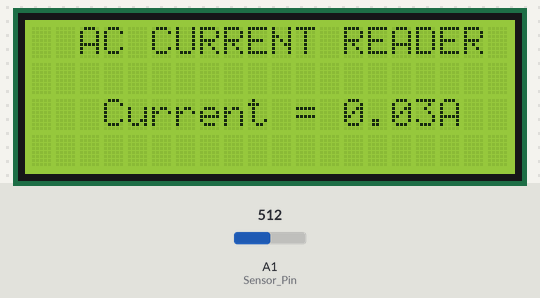
Simulated run of this sketch. Board: Arduino Uno, built with avr-gcc and run on an emulated ATmega328P. On the bench: 20×4 character LCD. The test bench sets the inputs (shaded band); at power-on: A1 (Sensor_Pin) = 512.

Above: at 1.2 s.
1.3 s: A1 (Sensor_Pin) set to 490
At 3.6 s:
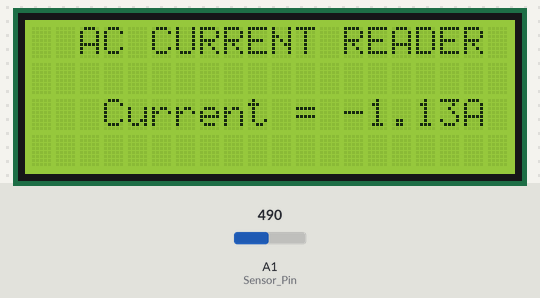
4.2 s: A1 (Sensor_Pin) set to 510
At 6.0 s:
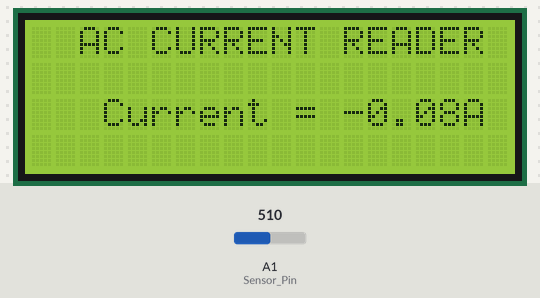
6.3 s: A1 (Sensor_Pin) set to 306
At 7.6 s:
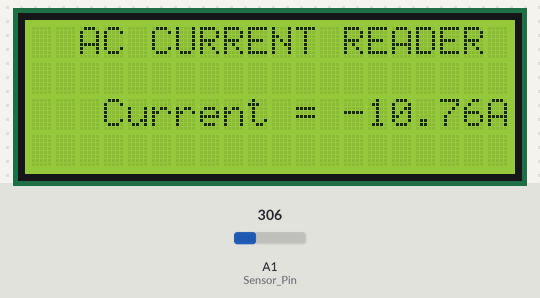
Timing chart, 0 to 9.3 s (numbered marks = the images above; inputs shaded):
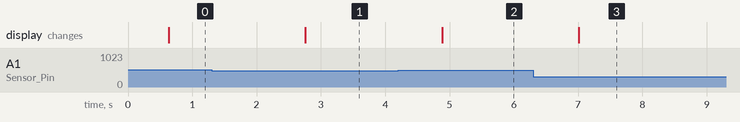

Measured:
- after the input at 1.3 s, the display: changes after 1.5 s (image 1)
- after the input at 4.2 s, the display: changes after 0.68 s (image 2)
- after the input at 6.3 s, the display: changes after 0.71 s (image 3)

The sketch:

code_Current.ino
```cpp
// include the library code:
#include <LiquidCrystal.h>

// initialize the library with the numbers of the interface pins
LiquidCrystal lcd(13, 12, 11, 10, 9, 8);

// Connect current sensor to A1 pin of Arduino
const int Sensor_Pin = A1;

void setup()
{
  lcd.begin(20, 4); // set up the LCD's number of columns and rows
  lcd.setCursor(0,0);
  lcd.print("  AC CURRENT READER             ");
}

void loop()
{
  float temp=0;
  float maxpoint = 0;
  for(int i=0;i<500;i++)
  {
    temp = analogRead(Sensor_Pin);
    if(temp>maxpoint)
    {
      maxpoint = temp;
    }
    delay(1);
  }
  float ADCvalue = maxpoint;
  float Veq = ADCvalue * (5.0 / 1023.0);
  float Current = (Veq-2.5) / (66e-3);
  float AC_Current = ( Current ) / ( sqrt(2) );

  lcd.setCursor(0,2);
  lcd.print("   Current = ");
  lcd.print(AC_Current);
  lcd.print("A         ");
  delay(500);
}
```
